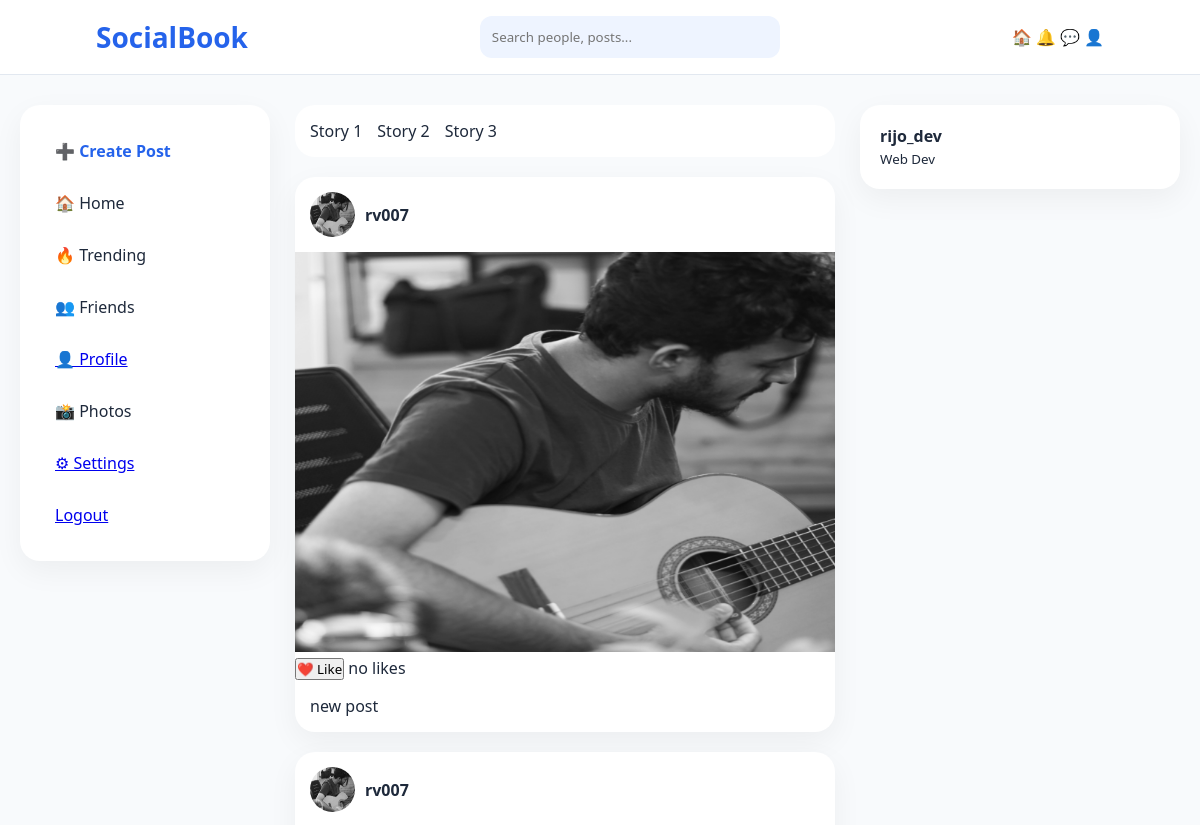
The app's page /home (signed in, upper part), older data.
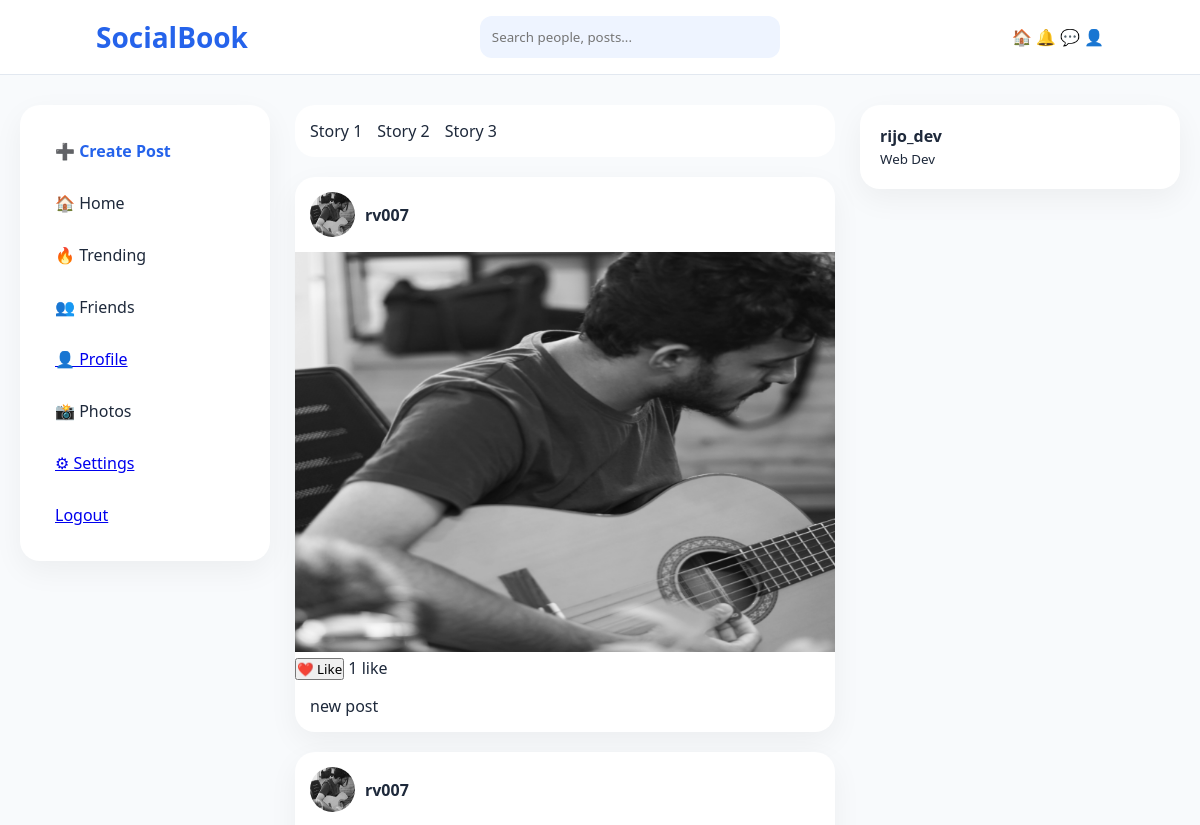
The same page, newer data.
### core/models.py (models this page shows)
class Post(models.Model):
    id=models.UUIDField(primary_key=True,default=uuid.uuid4)
    user=models.CharField(max_length=100)
    image=models.ImageField(upload_to='post_images/')
    caption=models.TextField()
    created_at=models.DateField(default=datetime.now)
    no_of_likes=models.IntegerField(default=0)
    def __str__(self):
        return self.user

### core/views.py (the view)
# urls.py: path('home', views.home, name='home'),
@login_required(login_url='signin')
def home(request):
    user_object=User.objects.get(username=request.user.username)
    all_posts=Post.objects.all()
    profile_object=Profile.objects.all()
    context={
        "user_object": user_object,
        "all_posts": all_posts,
        "profile_object": profile_object,
        }
    print(all_posts)
    print("hello")
    return render (request,'home.html',context)

### core/templates/home.html (shortened to what this page needs)
    <!DOCTYPE html>
    <html lang="en">
    <head>
    </head>
    <body>
    <nav class="navbar">
        <div class="logo">SocialBook</div>
        <input class="search" placeholder="Search people, posts...">
        <div>🏠 🔔 💬 👤</div>
    </nav>
    <div class="container">
    <aside class="left-sidebar">
        <div class="menu-card">
            <div class="menu-item" id="openUpload"
                style="color:var(--primary);font-weight:600;">
                ➕ Create Post
            </div>
            <div class="menu-item">🏠 Home</div>
            <div class="menu-item">🔥 Trending</div>
            <div class="menu-item">👥 Friends</div>
            <div class="menu-item">
                <a href="{% url 'profile' %}">👤 Profile</a>
            </div>
            <div class="menu-item">📸 Photos</div>
            <div class="menu-item">
                <a href="{% url 'settings' %}">⚙ Settings</a>
            </div>
            <div class="menu-item">
                <a href="{% url 'logout' %}">Logout</a>
            </div>
        </div>
    </aside>
    <main>
        <div class="stories">
            <div>Story 1</div>
            <div>Story 2</div>
            <div>Story 3</div>
        </div>
       {% for post in all_posts %}
<div class="post">
      {% for profile in profile_object %}
    <div class="post-header">
        <img src="{{profile.profileimg.url}}">
       <div>
            <strong>{{ profile.user }}</strong>
        </div>
        {% endfor %}
    </div>
    <img class="post-image"
         src="{{post.image.url}}">
<div class="post-actions">
    <form action="{% url 'like_post' %}" method="POST" class="like-form" style="display: inline;">
        <button type="submit" class="like-btn">
            ❤️ Like
        </button>
    </form>
    <span class="like-count" id="like-count-{{ post.id }}">
        {% if post.no_of_likes == 0 %}
            no likes
        {% elif post.no_of_likes == 1 %}
            1 like
        {% else %}
            {{ post.no_of_likes }} likes
        {% endif %}
    </span>
</div>
    <div class="post-content">
        {{ post.caption }}
    </div>
</div>
{% endfor %}
    </main>
    <aside class="right-sidebar">
        <div class="profile-card">
            <div>
                <b>rijo_dev</b><br>
                <small>Web Dev</small>
            </div>
        </div>
    </aside>
    </div>
    </body>
    </html>

Row changes from the older to the newer data that the page shows:
changed Post "new post": no_of_likes "no likes" → "1 like"
